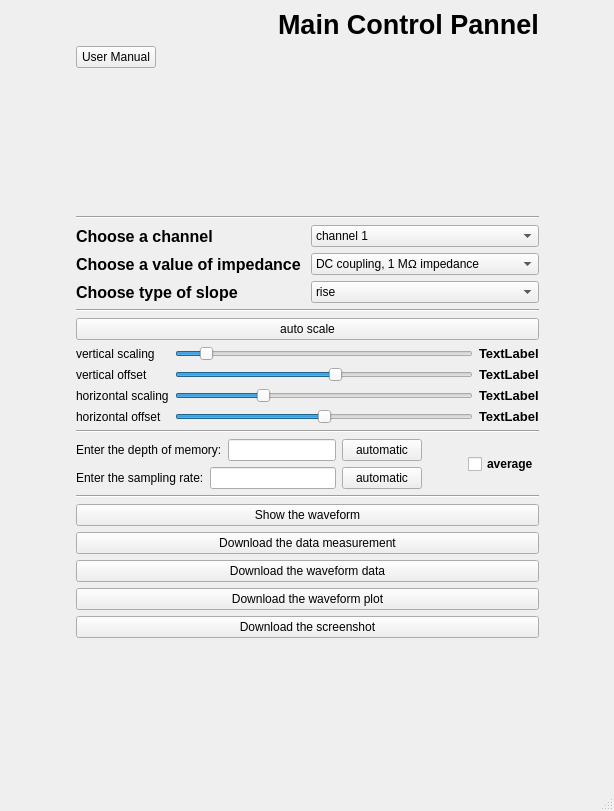
<?xml version="1.0" encoding="UTF-8"?>
<ui version="4.0">
 <class>MainWindow</class>
 <widget class="QMainWindow" name="MainWindow">
  <property name="geometry">
   <rect>
    <x>0</x>
    <y>0</y>
    <width>614</width>
    <height>811</height>
   </rect>
  </property>
  <property name="windowTitle">
   <string>Main Control Pannel</string>
  </property>
  <widget class="QWidget" name="centralwidget">
   <layout class="QGridLayout" name="gridLayout_2">
    <item row="3" column="1" colspan="3">
     <widget class="Line" name="line">
      <property name="orientation">
       <enum>Qt::Horizontal</enum>
      </property>
     </widget>
    </item>
    <item row="2" column="3">
     <spacer name="verticalSpacer_2">
      <property name="orientation">
       <enum>Qt::Vertical</enum>
      </property>
      <property name="sizeHint" stdset="0">
       <size>
        <width>20</width>
        <height>40</height>
       </size>
      </property>
     </spacer>
    </item>
    <item row="5" column="1" colspan="3">
     <widget class="Line" name="line_2">
      <property name="orientation">
       <enum>Qt::Horizontal</enum>
      </property>
     </widget>
    </item>
    <item row="9" column="1" colspan="3">
     <widget class="Line" name="line_4">
      <property name="orientation">
       <enum>Qt::Horizontal</enum>
      </property>
     </widget>
    </item>
    <item row="0" column="1">
     <widget class="QLabel" name="label_10">
      <property name="text">
       <string/>
      </property>
      <property name="pixmap">
       <pixmap>../../../Downloads/ST_logo_2020_blue_V_no_padding.svg</pixmap>
      </property>
      <property name="scaledContents">
       <bool>true</bool>
      </property>
     </widget>
    </item>
    <item row="11" column="1">
     <spacer name="verticalSpacer_3">
      <property name="orientation">
       <enum>Qt::Vertical</enum>
      </property>
      <property name="sizeHint" stdset="0">
       <size>
        <width>20</width>
        <height>40</height>
       </size>
      </property>
     </spacer>
    </item>
    <item row="7" column="1" colspan="3">
     <widget class="Line" name="line_3">
      <property name="orientation">
       <enum>Qt::Horizontal</enum>
      </property>
     </widget>
    </item>
    <item row="2" column="1">
     <spacer name="verticalSpacer">
      <property name="orientation">
       <enum>Qt::Vertical</enum>
      </property>
      <property name="sizeHint" stdset="0">
       <size>
        <width>20</width>
        <height>40</height>
       </size>
      </property>
     </spacer>
    </item>
    <item row="0" column="2">
     <spacer name="horizontalSpacer_2">
      <property name="orientation">
       <enum>Qt::Horizontal</enum>
      </property>
      <property name="sizeHint" stdset="0">
       <size>
        <width>40</width>
        <height>20</height>
       </size>
      </property>
     </spacer>
    </item>
    <item row="10" column="1" colspan="3">
     <layout class="QVBoxLayout" name="verticalLayout_4">
      <item>
       <widget class="QPushButton" name="show_waveform_btn">
        <property name="text">
         <string>Show the waveform</string>
        </property>
       </widget>
      </item>
      <item>
       <widget class="QPushButton" name="measure_btn">
        <property name="text">
         <string>Download the data measurement</string>
        </property>
       </widget>
      </item>
      <item>
       <widget class="QPushButton" name="waveform_data_download_btn">
        <property name="text">
         <string>Download the waveform data</string>
        </property>
       </widget>
      </item>
      <item>
       <widget class="QPushButton" name="waveform_plot_download_btn">
        <property name="text">
         <string>Download the waveform plot</string>
        </property>
       </widget>
      </item>
      <item>
       <widget class="QPushButton" name="screenshot_download_btn">
        <property name="text">
         <string>Download the screenshot</string>
        </property>
       </widget>
      </item>
     </layout>
    </item>
    <item row="0" column="0">
     <spacer name="horizontalSpacer_4">
      <property name="orientation">
       <enum>Qt::Horizontal</enum>
      </property>
      <property name="sizeHint" stdset="0">
       <size>
        <width>40</width>
        <height>20</height>
       </size>
      </property>
     </spacer>
    </item>
    <item row="6" column="1" colspan="3">
     <layout class="QVBoxLayout" name="verticalLayout_3">
      <item>
       <widget class="QPushButton" name="autoscale">
        <property name="text">
         <string>auto scale</string>
        </property>
       </widget>
      </item>
      <item>
       <layout class="QGridLayout" name="gridLayout">
        <item row="0" column="0">
         <widget class="QLabel" name="label_2">
          <property name="text">
           <string>vertical scaling</string>
          </property>
         </widget>
        </item>
        <item row="0" column="1">
         <widget class="QSlider" name="slider1">
          <property name="minimum">
           <number>100</number>
          </property>
          <property name="maximum">
           <number>1300</number>
          </property>
          <property name="singleStep">
           <number>10</number>
          </property>
          <property name="sliderPosition">
           <number>200</number>
          </property>
          <property name="orientation">
           <enum>Qt::Horizontal</enum>
          </property>
         </widget>
        </item>
        <item row="0" column="2">
         <widget class="QLabel" name="indicator1">
          <property name="font">
           <font>
            <pointsize>10</pointsize>
            <weight>75</weight>
            <bold>true</bold>
           </font>
          </property>
          <property name="text">
           <string>TextLabel</string>
          </property>
         </widget>
        </item>
        <item row="1" column="0">
         <widget class="QLabel" name="label_7">
          <property name="text">
           <string>vertical offset</string>
          </property>
         </widget>
        </item>
        <item row="1" column="1">
         <widget class="QSlider" name="slider2">
          <property name="maximum">
           <number>1000</number>
          </property>
          <property name="singleStep">
           <number>5</number>
          </property>
          <property name="sliderPosition">
           <number>540</number>
          </property>
          <property name="orientation">
           <enum>Qt::Horizontal</enum>
          </property>
         </widget>
        </item>
        <item row="1" column="2">
         <widget class="QLabel" name="indicator2">
          <property name="font">
           <font>
            <pointsize>10</pointsize>
            <weight>75</weight>
            <bold>true</bold>
           </font>
          </property>
          <property name="text">
           <string>TextLabel</string>
          </property>
         </widget>
        </item>
        <item row="2" column="0">
         <widget class="QLabel" name="label_8">
          <property name="text">
           <string>horizontal scaling</string>
          </property>
         </widget>
        </item>
        <item row="2" column="1">
         <widget class="QSlider" name="slider3">
          <property name="minimum">
           <number>100</number>
          </property>
          <property name="maximum">
           <number>1500</number>
          </property>
          <property name="singleStep">
           <number>10</number>
          </property>
          <property name="sliderPosition">
           <number>500</number>
          </property>
          <property name="orientation">
           <enum>Qt::Horizontal</enum>
          </property>
         </widget>
        </item>
        <item row="2" column="2">
         <widget class="QLabel" name="indicator3">
          <property name="font">
           <font>
            <pointsize>10</pointsize>
            <weight>75</weight>
            <bold>true</bold>
           </font>
          </property>
          <property name="text">
           <string>TextLabel</string>
          </property>
         </widget>
        </item>
        <item row="3" column="0">
         <widget class="QLabel" name="label_9">
          <property name="text">
           <string>horizontal offset</string>
          </property>
         </widget>
        </item>
        <item row="3" column="1">
         <widget class="QSlider" name="slider4">
          <property name="minimum">
           <number>-100</number>
          </property>
          <property name="maximum">
           <number>100</number>
          </property>
          <property name="singleStep">
           <number>5</number>
          </property>
          <property name="value">
           <number>0</number>
          </property>
          <property name="orientation">
           <enum>Qt::Horizontal</enum>
          </property>
         </widget>
        </item>
        <item row="3" column="2">
         <widget class="QLabel" name="indicator4">
          <property name="font">
           <font>
            <pointsize>10</pointsize>
            <weight>75</weight>
            <bold>true</bold>
           </font>
          </property>
          <property name="text">
           <string>TextLabel</string>
          </property>
         </widget>
        </item>
       </layout>
      </item>
     </layout>
    </item>
    <item row="0" column="3">
     <widget class="QLabel" name="label">
      <property name="font">
       <font>
        <pointsize>20</pointsize>
        <weight>75</weight>
        <bold>true</bold>
       </font>
      </property>
      <property name="text">
       <string>Main Control Pannel</string>
      </property>
     </widget>
    </item>
    <item row="1" column="1">
     <widget class="QPushButton" name="user">
      <property name="text">
       <string>User Manual</string>
      </property>
     </widget>
    </item>
    <item row="8" column="1" colspan="3">
     <layout class="QHBoxLayout" name="horizontalLayout_4">
      <item>
       <layout class="QVBoxLayout" name="verticalLayout_2">
        <item>
         <layout class="QHBoxLayout" name="horizontalLayout">
          <item>
           <widget class="QLabel" name="label_11">
            <property name="text">
             <string>Enter the depth of memory:</string>
            </property>
           </widget>
          </item>
          <item>
           <widget class="QLineEdit" name="memory_depth"/>
          </item>
          <item>
           <widget class="QPushButton" name="points_auto">
            <property name="text">
             <string>automatic</string>
            </property>
           </widget>
          </item>
         </layout>
        </item>
        <item>
         <layout class="QHBoxLayout" name="horizontalLayout_2">
          <item>
           <widget class="QLabel" name="label_12">
            <property name="text">
             <string>Enter the sampling rate:</string>
            </property>
           </widget>
          </item>
          <item>
           <widget class="QLineEdit" name="sample_rate_set"/>
          </item>
          <item>
           <widget class="QPushButton" name="sample_auto">
            <property name="text">
             <string>automatic</string>
            </property>
           </widget>
          </item>
         </layout>
        </item>
       </layout>
      </item>
      <item>
       <spacer name="horizontalSpacer">
        <property name="orientation">
         <enum>Qt::Horizontal</enum>
        </property>
        <property name="sizeHint" stdset="0">
         <size>
          <width>40</width>
          <height>20</height>
         </size>
        </property>
       </spacer>
      </item>
      <item>
       <widget class="QCheckBox" name="avg_box">
        <property name="font">
         <font>
          <weight>75</weight>
          <bold>true</bold>
         </font>
        </property>
        <property name="autoFillBackground">
         <bool>false</bool>
        </property>
        <property name="text">
         <string>average</string>
        </property>
       </widget>
      </item>
     </layout>
    </item>
    <item row="4" column="1" colspan="3">
     <layout class="QVBoxLayout" name="verticalLayout">
      <item>
       <layout class="QHBoxLayout" name="horizontalLayout_3">
        <item>
         <widget class="QLabel" name="label_3">
          <property name="font">
           <font>
            <pointsize>12</pointsize>
            <weight>75</weight>
            <bold>true</bold>
           </font>
          </property>
          <property name="text">
           <string>Choose a channel</string>
          </property>
         </widget>
        </item>
        <item>
         <widget class="QComboBox" name="optionmenu_channel">
          <item>
           <property name="text">
            <string>channel 1</string>
           </property>
          </item>
          <item>
           <property name="text">
            <string>channel 2</string>
           </property>
          </item>
          <item>
           <property name="text">
            <string>channel 3</string>
           </property>
          </item>
          <item>
           <property name="text">
            <string>channel 4</string>
           </property>
          </item>
         </widget>
        </item>
       </layout>
      </item>
      <item>
       <layout class="QHBoxLayout" name="horizontalLayout_5">
        <item>
         <widget class="QLabel" name="label_4">
          <property name="font">
           <font>
            <pointsize>12</pointsize>
            <weight>75</weight>
            <bold>true</bold>
           </font>
          </property>
          <property name="text">
           <string>Choose a value of impedance</string>
          </property>
         </widget>
        </item>
        <item>
         <widget class="QComboBox" name="optionmenu_impedance">
          <item>
           <property name="text">
            <string>DC coupling, 1 MΩ impedance</string>
           </property>
          </item>
          <item>
           <property name="text">
            <string>DC coupling, 50Ω impedance</string>
           </property>
          </item>
          <item>
           <property name="text">
            <string>AC coupling, 1 MΩ impedance</string>
           </property>
          </item>
          <item>
           <property name="text">
            <string>AC 1 MΩ input impedance</string>
           </property>
          </item>
         </widget>
        </item>
       </layout>
      </item>
      <item>
       <layout class="QHBoxLayout" name="horizontalLayout_6">
        <item>
         <widget class="QLabel" name="label_6">
          <property name="font">
           <font>
            <pointsize>12</pointsize>
            <weight>75</weight>
            <bold>true</bold>
           </font>
          </property>
          <property name="text">
           <string>Choose type of slope</string>
          </property>
         </widget>
        </item>
        <item>
         <widget class="QComboBox" name="optionmenu_slope">
          <item>
           <property name="text">
            <string>rise</string>
           </property>
          </item>
          <item>
           <property name="text">
            <string>fall</string>
           </property>
          </item>
          <item>
           <property name="text">
            <string>either</string>
           </property>
          </item>
         </widget>
        </item>
       </layout>
      </item>
     </layout>
    </item>
    <item row="0" column="4">
     <spacer name="horizontalSpacer_3">
      <property name="orientation">
       <enum>Qt::Horizontal</enum>
      </property>
      <property name="sizeHint" stdset="0">
       <size>
        <width>40</width>
        <height>20</height>
       </size>
      </property>
     </spacer>
    </item>
   </layout>
  </widget>
  <widget class="QStatusBar" name="statusbar"/>
 </widget>
 <resources/>
 <connections/>
</ui>
